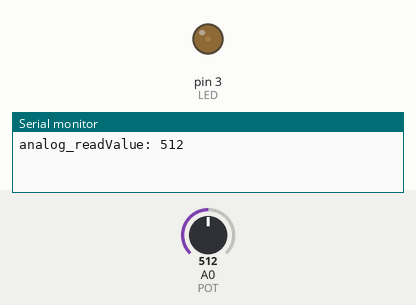
Bench run of a sketch on a simulated Arduino Uno, built with avr-gcc and run on an emulated ATmega328P. On the bench: output pins drawn as LEDs (lit = HIGH), the last lines printed to the serial monitor. The test bench sets the inputs (shaded band); at power-on: A0 (POT) = 512.

Above: at 0.05 s.
At 0.65 s:
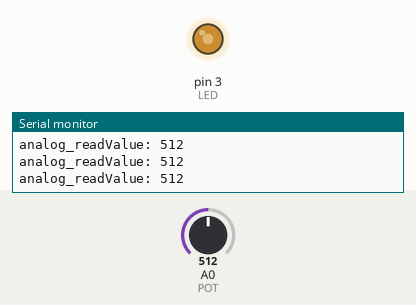
At 1.0 s:
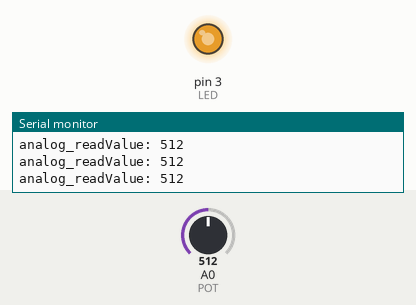
At 2.0 s:
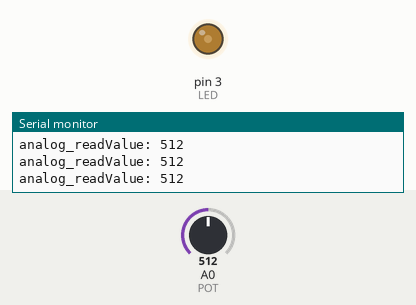
Timing chart, 0 to 5.5 s (numbered marks = the images above):
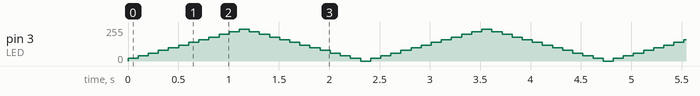

The sketch:

sketch_nov30a.ino
```cpp
int LED = 3;
int POT = A0;
int analog_readValue;
int analog_writeValue;
int step_value;
bool increment = true;
void setup() {
  // put your setup code here, to run once:
    Serial.begin(9600);
    pinMode(POT, INPUT);
    pinMode(LED, OUTPUT);
    analog_writeValue = 0;
    step_value = 20;
}

void loop() {
  if(increment){
    analog_writeValue += step_value;
    if(analog_writeValue > (255 - step_value)){
      increment = false;
    }
  }else{
    analog_writeValue -= step_value;
    if(analog_writeValue < (step_value)){
      increment = true;
    }
  }

  analogWrite(LED, analog_writeValue);

  analog_readValue = analogRead(POT);
  Serial.print("analog_readValue: ");
  Serial.println(analog_readValue);

  delay(100);

}
```
